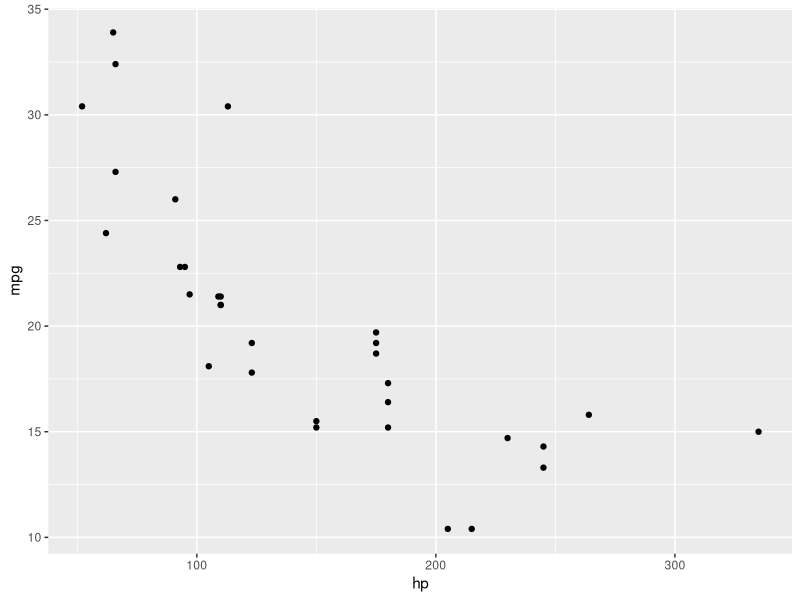

Here is the R script that generated this plot:
## ---- chunk 1
#| eval: true
#| message: false

# Loading packages
library(tidyverse)
## ---- chunk 2

# Importing data

data("mtcars")
head(mtcars)

## ---- chunk 3
mtcars %>% 
  ggplot(aes(y = mpg, x = hp)) +
  geom_point()
